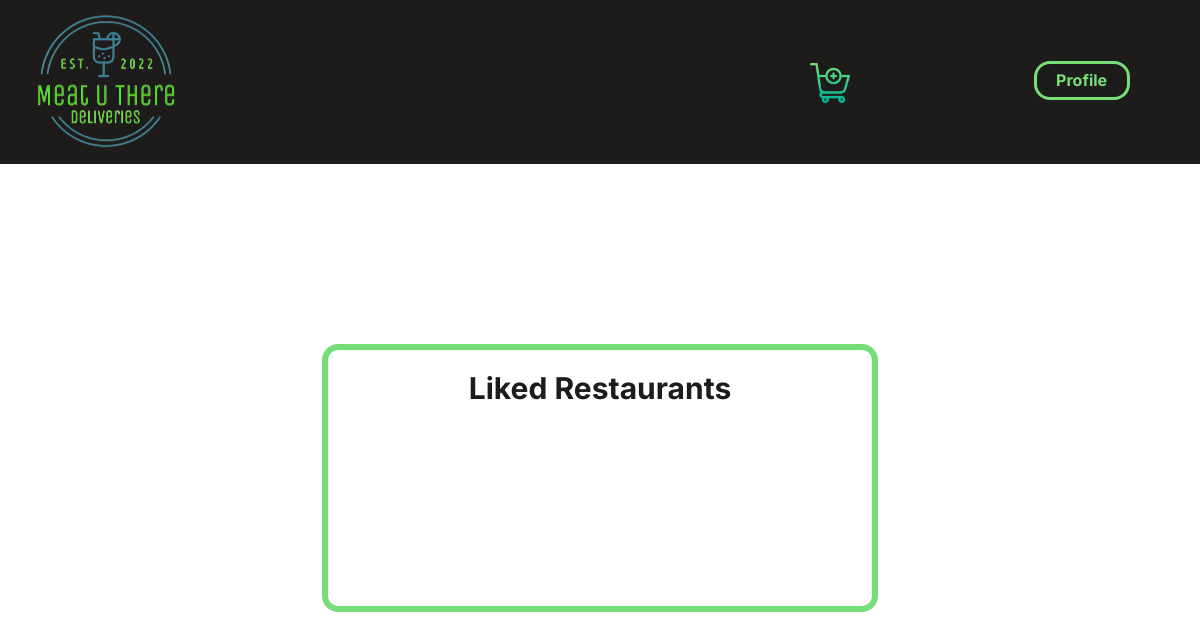
Before: /likes_restaurants.php (signed in) with the older database file.
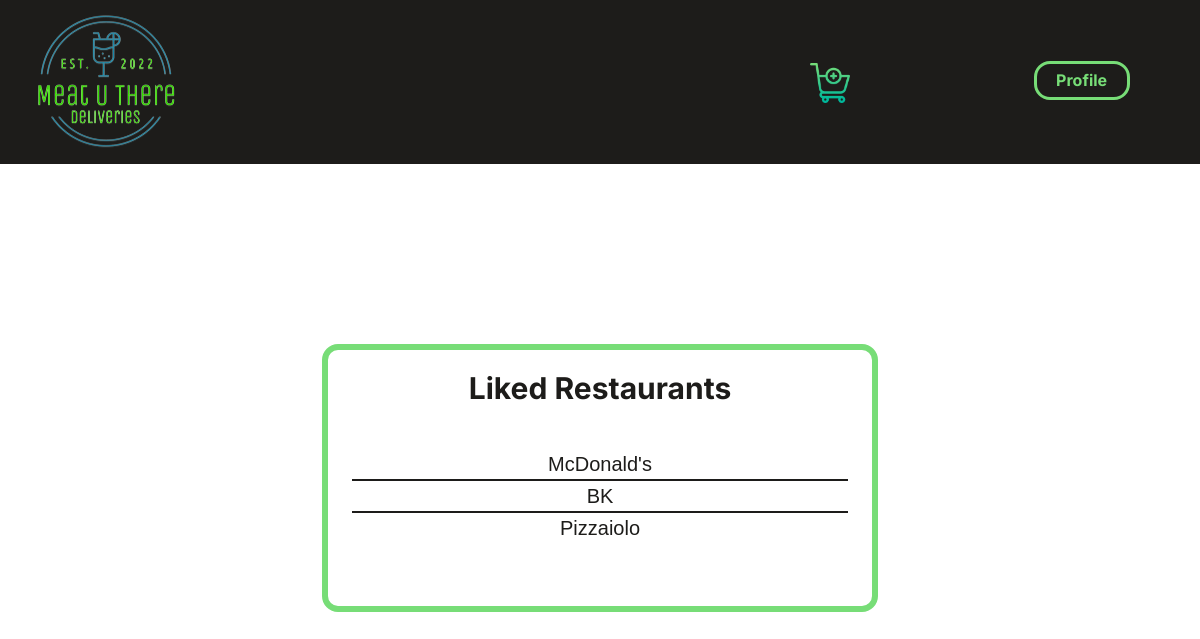
After: the same page with the newer database file.
### tables this page shows
CREATE TABLE Restaurant(
    idRestaurant INTEGER PRIMARY KEY,
    name VARCHAR,
    address VARCHAR,
    idRestaurantCategory INTEGER REFERENCES RestaurantCategory,
    owner INTEGER REFERENCES User
);

### database/users.php (called while the page is built, shortened)
<?php
    function getUserInfo($db){
        $stmt = $db->prepare('SELECT *
                              FROM User
                              WHERE username=:username');
        $stmt->bindParam(':username',$_SESSION['username']);
        $stmt->execute();
        $stmt = $stmt->fetch();
        return $stmt;
    }
?>

### database/restaurants.php (called while the page is built, shortened)
<?php
    function getLikedRestaurants($db,$idUser){
        $stmt = $db->prepare('SELECT idRestaurant,name
                            FROM Restaurant
                            WHERE idRestaurant IN (SELECT idRestaurant
                                                    FROM RestaurantLikes
                                                    WHERE idUser=:idUser)');
        $stmt->bindParam(':idUser',$idUser);
        $stmt->execute();
        $stmt = $stmt->fetchAll();
        return $stmt;
    }
?>

### likes_restaurants.php (the view, shortened to what this page needs)
<?php
    require_once("templates/common.php");
    require_once("database/connection.php");
    require_once("database/users.php");
    $db=getDatabaseConnection();
    $user_info = getUserInfo($db);
?>
<article>
    <h2>Liked Restaurants</h2>
    <?php $likes_restaurants = getLikedRestaurants($db,$user_info["idUser"])?>
    <ul>
    <?php foreach($likes_restaurants as $restaurant){?>
        <li class="restaurant">
            <a href="restaurant.php?id=<?=$restaurant["idRestaurant"]?>"><?=$restaurant['name']?></a>
        </li>
    <?php } ?>
    </ul>
</article>

Changed rows visible on the page:
now on this page (row edited): restaurant: name "McDonald's"
now on this page (row unchanged): restaurant: name "BK"
now on this page (row unchanged): restaurant: name "Pizzaiolo"
